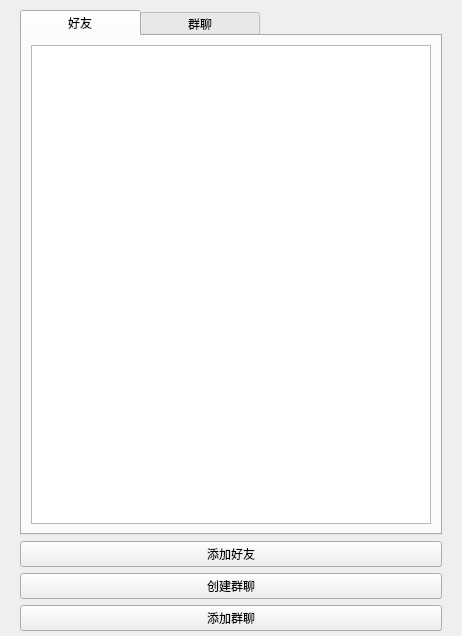
<?xml version="1.0" encoding="UTF-8"?>
<ui version="4.0">
 <class>ChatList</class>
 <widget class="QWidget" name="ChatList">
  <property name="geometry">
   <rect>
    <x>0</x>
    <y>0</y>
    <width>462</width>
    <height>636</height>
   </rect>
  </property>
  <property name="minimumSize">
   <size>
    <width>462</width>
    <height>532</height>
   </size>
  </property>
  <property name="maximumSize">
   <size>
    <width>462</width>
    <height>636</height>
   </size>
  </property>
  <property name="windowTitle">
   <string>Form</string>
  </property>
  <widget class="QWidget" name="">
   <property name="geometry">
    <rect>
     <x>20</x>
     <y>10</y>
     <width>422</width>
     <height>621</height>
    </rect>
   </property>
   <layout class="QVBoxLayout" name="verticalLayout">
    <item>
     <widget class="QTabWidget" name="tabWidget">
      <property name="minimumSize">
       <size>
        <width>420</width>
        <height>380</height>
       </size>
      </property>
      <property name="styleSheet">
       <string notr="true">QTabBar::tab{width:120}</string>
      </property>
      <property name="currentIndex">
       <number>0</number>
      </property>
      <widget class="QWidget" name="tab">
       <attribute name="title">
        <string>好友</string>
       </attribute>
       <layout class="QVBoxLayout" name="verticalLayout_2">
        <item>
         <widget class="QListWidget" name="FriendList"/>
        </item>
       </layout>
      </widget>
      <widget class="QWidget" name="tab_2">
       <attribute name="title">
        <string>群聊</string>
       </attribute>
       <layout class="QVBoxLayout" name="verticalLayout_3">
        <item>
         <widget class="QListWidget" name="GroupList"/>
        </item>
       </layout>
      </widget>
     </widget>
    </item>
    <item>
     <widget class="QPushButton" name="addFriendBtn">
      <property name="text">
       <string>添加好友</string>
      </property>
     </widget>
    </item>
    <item>
     <widget class="QPushButton" name="createGroupBtn">
      <property name="text">
       <string>创建群聊</string>
      </property>
     </widget>
    </item>
    <item>
     <widget class="QPushButton" name="addGroupBtn">
      <property name="text">
       <string>添加群聊</string>
      </property>
     </widget>
    </item>
   </layout>
  </widget>
 </widget>
 <resources/>
 <connections/>
</ui>
